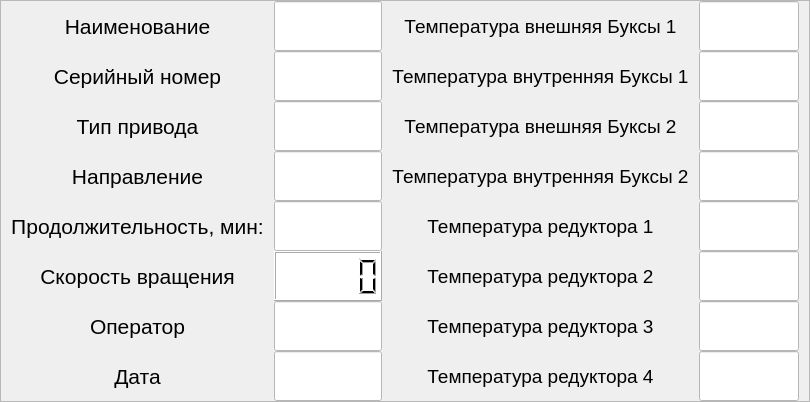
            <widget class="QFrame" name="run_test_frame">
             <property name="maximumSize">
              <size>
               <width>16777215</width>
               <height>16777215</height>
              </size>
             </property>
             <property name="frameShape">
              <enum>QFrame::StyledPanel</enum>
             </property>
             <property name="frameShadow">
              <enum>QFrame::Raised</enum>
             </property>
             <layout class="QGridLayout" name="gridLayout_4">
              <property name="leftMargin">
               <number>10</number>
              </property>
              <property name="topMargin">
               <number>0</number>
              </property>
              <property name="rightMargin">
               <number>10</number>
              </property>
              <property name="bottomMargin">
               <number>0</number>
              </property>
              <property name="horizontalSpacing">
               <number>10</number>
              </property>
              <property name="verticalSpacing">
               <number>0</number>
              </property>
              <item row="14" column="0">
               <widget class="QLabel" name="run_test_label7">
                <property name="maximumSize">
                 <size>
                  <width>16777215</width>
                  <height>80</height>
                 </size>
                </property>
                <property name="font">
                 <font>
                  <family>Arial</family>
                  <pointsize>16</pointsize>
                 </font>
                </property>
                <property name="styleSheet">
                 <string notr="true"/>
                </property>
                <property name="text">
                 <string>Оператор</string>
                </property>
                <property name="alignment">
                 <set>Qt::AlignCenter</set>
                </property>
               </widget>
              </item>
              <item row="5" column="13">
               <widget class="QLineEdit" name="run_test_temp4_lineEdit">
                <property name="minimumSize">
                 <size>
                  <width>0</width>
                  <height>50</height>
                 </size>
                </property>
                <property name="maximumSize">
                 <size>
                  <width>100</width>
                  <height>50</height>
                 </size>
                </property>
                <property name="styleSheet">
                 <string notr="true">background-color: rgb(255, 255, 255);
font: 75 20pt &quot;Arial&quot;;</string>
                </property>
                <property name="text">
                 <string/>
                </property>
                <property name="alignment">
                 <set>Qt::AlignCenter</set>
                </property>
                <property name="readOnly">
                 <bool>true</bool>
                </property>
               </widget>
              </item>
              <item row="5" column="0">
               <widget class="QLabel" name="run_test_label4">
                <property name="maximumSize">
                 <size>
                  <width>16777215</width>
                  <height>80</height>
                 </size>
                </property>
                <property name="font">
                 <font>
                  <family>Arial</family>
                  <pointsize>16</pointsize>
                 </font>
                </property>
                <property name="styleSheet">
                 <string notr="true"/>
                </property>
                <property name="text">
                 <string>Направление</string>
                </property>
                <property name="alignment">
                 <set>Qt::AlignCenter</set>
                </property>
               </widget>
              </item>
              <item row="3" column="7">
               <widget class="QLineEdit" name="run_test_gear_lineEdit">
                <property name="minimumSize">
                 <size>
                  <width>0</width>
                  <height>50</height>
                 </size>
                </property>
                <property name="maximumSize">
                 <size>
                  <width>200</width>
                  <height>50</height>
                 </size>
                </property>
                <property name="styleSheet">
                 <string notr="true">background-color: rgb(255, 255, 255);
font: 75 20pt &quot;Arial&quot;;</string>
                </property>
                <property name="alignment">
                 <set>Qt::AlignCenter</set>
                </property>
                <property name="readOnly">
                 <bool>true</bool>
                </property>
               </widget>
              </item>
              <item row="14" column="10">
               <widget class="QLabel" name="run_test_label15">
                <property name="maximumSize">
                 <size>
                  <width>16777215</width>
                  <height>80</height>
                 </size>
                </property>
                <property name="font">
                 <font>
                  <family>Arial</family>
                  <pointsize>14</pointsize>
                 </font>
                </property>
                <property name="styleSheet">
                 <string notr="true"/>
                </property>
                <property name="text">
                 <string>Температура редуктора 3</string>
                </property>
                <property name="alignment">
                 <set>Qt::AlignCenter</set>
                </property>
               </widget>
              </item>
              <item row="3" column="10">
               <widget class="QLabel" name="run_test_label11">
                <property name="maximumSize">
                 <size>
                  <width>16777215</width>
                  <height>80</height>
                 </size>
                </property>
                <property name="font">
                 <font>
                  <family>Arial</family>
                  <pointsize>14</pointsize>
                 </font>
                </property>
                <property name="styleSheet">
                 <string notr="true"/>
                </property>
                <property name="text">
                 <string>Температура внешняя Буксы 2</string>
                </property>
                <property name="alignment">
                 <set>Qt::AlignCenter</set>
                </property>
               </widget>
              </item>
              <item row="2" column="7">
               <widget class="QLineEdit" name="run_test_serial_lineEdit">
                <property name="minimumSize">
                 <size>
                  <width>0</width>
                  <height>50</height>
                 </size>
                </property>
                <property name="maximumSize">
                 <size>
                  <width>200</width>
                  <height>50</height>
                 </size>
                </property>
                <property name="styleSheet">
                 <string notr="true">background-color: rgb(255, 255, 255);
font: 75 20pt &quot;Arial&quot;;</string>
                </property>
                <property name="alignment">
                 <set>Qt::AlignCenter</set>
                </property>
                <property name="readOnly">
                 <bool>true</bool>
                </property>
               </widget>
              </item>
              <item row="2" column="0">
               <widget class="QLabel" name="run_test_label2">
                <property name="maximumSize">
                 <size>
                  <width>16777215</width>
                  <height>80</height>
                 </size>
                </property>
                <property name="font">
                 <font>
                  <family>Arial</family>
                  <pointsize>16</pointsize>
                 </font>
                </property>
                <property name="styleSheet">
                 <string notr="true"/>
                </property>
                <property name="text">
                 <string>Серийный номер</string>
                </property>
                <property name="alignment">
                 <set>Qt::AlignCenter</set>
                </property>
               </widget>
              </item>
              <item row="6" column="0">
               <widget class="QLabel" name="run_test_label5">
                <property name="maximumSize">
                 <size>
                  <width>16777215</width>
                  <height>80</height>
                 </size>
                </property>
                <property name="font">
                 <font>
                  <family>Arial</family>
                  <pointsize>16</pointsize>
                 </font>
                </property>
                <property name="styleSheet">
                 <string notr="true"/>
                </property>
                <property name="text">
                 <string>Продолжительность, мин:</string>
                </property>
                <property name="alignment">
                 <set>Qt::AlignCenter</set>
                </property>
               </widget>
              </item>
              <item row="2" column="10">
               <widget class="QLabel" name="run_test_label10">
                <property name="maximumSize">
                 <size>
                  <width>16777215</width>
                  <height>80</height>
                 </size>
                </property>
                <property name="font">
                 <font>
                  <family>Arial</family>
                  <pointsize>14</pointsize>
                 </font>
                </property>
                <property name="styleSheet">
                 <string notr="true"/>
                </property>
                <property name="text">
                 <string>Температура внутренняя Буксы 1</string>
                </property>
                <property name="alignment">
                 <set>Qt::AlignCenter</set>
                </property>
               </widget>
              </item>
              <item row="14" column="7">
               <widget class="QLineEdit" name="run_test_oper_lineEdit">
                <property name="minimumSize">
                 <size>
                  <width>0</width>
                  <height>50</height>
                 </size>
                </property>
                <property name="maximumSize">
                 <size>
                  <width>350</width>
                  <height>50</height>
                 </size>
                </property>
                <property name="styleSheet">
                 <string notr="true">background-color: rgb(255, 255, 255);
font: 75 20pt &quot;Arial&quot;;</string>
                </property>
                <property name="alignment">
                 <set>Qt::AlignCenter</set>
                </property>
                <property name="readOnly">
                 <bool>true</bool>
                </property>
               </widget>
              </item>
              <item row="15" column="0">
               <widget class="QLabel" name="run_test_label8">
                <property name="maximumSize">
                 <size>
                  <width>16777215</width>
                  <height>80</height>
                 </size>
                </property>
                <property name="font">
                 <font>
                  <family>Arial</family>
                  <pointsize>16</pointsize>
                 </font>
                </property>
                <property name="styleSheet">
                 <string notr="true"/>
                </property>
                <property name="text">
                 <string>Дата</string>
                </property>
                <property name="alignment">
                 <set>Qt::AlignCenter</set>
                </property>
               </widget>
              </item>
              <item row="15" column="7">
               <widget class="QLineEdit" name="run_test_date_lineEdit">
                <property name="minimumSize">
                 <size>
                  <width>0</width>
                  <height>50</height>
                 </size>
                </property>
                <property name="maximumSize">
                 <size>
                  <width>350</width>
                  <height>50</height>
                 </size>
                </property>
                <property name="styleSheet">
                 <string notr="true">background-color: rgb(255, 255, 255);
font: 75 20pt &quot;Arial&quot;;</string>
                </property>
                <property name="text">
                 <string/>
                </property>
                <property name="alignment">
                 <set>Qt::AlignCenter</set>
                </property>
                <property name="readOnly">
                 <bool>true</bool>
                </property>
               </widget>
              </item>
              <item row="1" column="13">
               <widget class="QLineEdit" name="run_test_temp1_lineEdit">
                <property name="minimumSize">
                 <size>
                  <width>0</width>
                  <height>50</height>
                 </size>
                </property>
                <property name="maximumSize">
                 <size>
                  <width>100</width>
                  <height>50</height>
                 </size>
                </property>
                <property name="styleSheet">
                 <string notr="true">background-color: rgb(255, 255, 255);
font: 75 20pt &quot;Arial&quot;;</string>
                </property>
                <property name="alignment">
                 <set>Qt::AlignCenter</set>
                </property>
                <property name="readOnly">
                 <bool>true</bool>
                </property>
               </widget>
              </item>
              <item row="12" column="13">
               <widget class="QLineEdit" name="run_test_temp6_lineEdit">
                <property name="minimumSize">
                 <size>
                  <width>0</width>
                  <height>50</height>
                 </size>
                </property>
                <property name="maximumSize">
                 <size>
                  <width>100</width>
                  <height>50</height>
                 </size>
                </property>
                <property name="styleSheet">
                 <string notr="true">background-color: rgb(255, 255, 255);
font: 75 20pt &quot;Arial&quot;;</string>
                </property>
                <property name="alignment">
                 <set>Qt::AlignCenter</set>
                </property>
                <property name="readOnly">
                 <bool>true</bool>
                </property>
               </widget>
              </item>
              <item row="6" column="7">
               <widget class="QLineEdit" name="run_test_time_lineEdit">
                <property name="minimumSize">
                 <size>
                  <width>0</width>
                  <height>50</height>
                 </size>
                </property>
                <property name="maximumSize">
                 <size>
                  <width>200</width>
                  <height>50</height>
                 </size>
                </property>
                <property name="styleSheet">
                 <string notr="true">background-color: rgb(255, 255, 255);
font: 75 20pt &quot;Arial&quot;;</string>
                </property>
                <property name="text">
                 <string/>
                </property>
                <property name="alignment">
                 <set>Qt::AlignCenter</set>
                </property>
                <property name="readOnly">
                 <bool>true</bool>
                </property>
               </widget>
              </item>
              <item row="3" column="0">
               <widget class="QLabel" name="run_test_label3">
                <property name="maximumSize">
                 <size>
                  <width>16777215</width>
                  <height>80</height>
                 </size>
                </property>
                <property name="font">
                 <font>
                  <family>Arial</family>
                  <pointsize>16</pointsize>
                 </font>
                </property>
                <property name="styleSheet">
                 <string notr="true"/>
                </property>
                <property name="text">
                 <string>Тип привода</string>
                </property>
                <property name="alignment">
                 <set>Qt::AlignCenter</set>
                </property>
               </widget>
              </item>
              <item row="6" column="13">
               <widget class="QLineEdit" name="run_test_temp5_lineEdit">
                <property name="minimumSize">
                 <size>
                  <width>0</width>
                  <height>50</height>
                 </size>
                </property>
                <property name="maximumSize">
                 <size>
                  <width>100</width>
                  <height>50</height>
                 </size>
                </property>
                <property name="styleSheet">
                 <string notr="true">background-color: rgb(255, 255, 255);
font: 75 20pt &quot;Arial&quot;;</string>
                </property>
                <property name="alignment">
                 <set>Qt::AlignCenter</set>
                </property>
                <property name="readOnly">
                 <bool>true</bool>
                </property>
               </widget>
              </item>
              <item row="1" column="10">
               <widget class="QLabel" name="run_test_label9">
                <property name="maximumSize">
                 <size>
                  <width>16777215</width>
                  <height>80</height>
                 </size>
                </property>
                <property name="font">
                 <font>
                  <family>Arial</family>
                  <pointsize>14</pointsize>
                 </font>
                </property>
                <property name="styleSheet">
                 <string notr="true"/>
                </property>
                <property name="text">
                 <string>Температура внешняя Буксы 1</string>
                </property>
                <property name="alignment">
                 <set>Qt::AlignCenter</set>
                </property>
               </widget>
              </item>
              <item row="1" column="0">
               <widget class="QLabel" name="run_test_label">
                <property name="maximumSize">
                 <size>
                  <width>16777215</width>
                  <height>80</height>
                 </size>
                </property>
                <property name="font">
                 <font>
                  <family>Arial</family>
                  <pointsize>16</pointsize>
                 </font>
                </property>
                <property name="styleSheet">
                 <string notr="true"/>
                </property>
                <property name="text">
                 <string>Наименование</string>
                </property>
                <property name="alignment">
                 <set>Qt::AlignCenter</set>
                </property>
               </widget>
              </item>
              <item row="5" column="10">
               <widget class="QLabel" name="run_test_label12">
                <property name="maximumSize">
                 <size>
                  <width>16777215</width>
                  <height>80</height>
                 </size>
                </property>
                <property name="font">
                 <font>
                  <family>Arial</family>
                  <pointsize>14</pointsize>
                 </font>
                </property>
                <property name="styleSheet">
                 <string notr="true"/>
                </property>
                <property name="text">
                 <string>Температура внутренняя Буксы 2</string>
                </property>
                <property name="alignment">
                 <set>Qt::AlignCenter</set>
                </property>
               </widget>
              </item>
              <item row="6" column="10">
               <widget class="QLabel" name="run_test_label13">
                <property name="maximumSize">
                 <size>
                  <width>16777215</width>
                  <height>80</height>
                 </size>
                </property>
                <property name="font">
                 <font>
                  <family>Arial</family>
                  <pointsize>14</pointsize>
                 </font>
                </property>
                <property name="styleSheet">
                 <string notr="true"/>
                </property>
                <property name="text">
                 <string>Температура редуктора 1</string>
                </property>
                <property name="alignment">
                 <set>Qt::AlignCenter</set>
                </property>
               </widget>
              </item>
              <item row="12" column="0">
               <widget class="QLabel" name="run_test_label6">
                <property name="maximumSize">
                 <size>
                  <width>16777215</width>
                  <height>80</height>
                 </size>
                </property>
                <property name="font">
                 <font>
                  <family>Arial</family>
                  <pointsize>16</pointsize>
                 </font>
                </property>
                <property name="styleSheet">
                 <string notr="true"/>
                </property>
                <property name="text">
                 <string>Скорость вращения</string>
                </property>
                <property name="alignment">
                 <set>Qt::AlignCenter</set>
                </property>
               </widget>
              </item>
              <item row="2" column="13">
               <widget class="QLineEdit" name="run_test_temp2_lineEdit">
                <property name="minimumSize">
                 <size>
                  <width>0</width>
                  <height>50</height>
                 </size>
                </property>
                <property name="maximumSize">
                 <size>
                  <width>100</width>
                  <height>50</height>
                 </size>
                </property>
                <property name="styleSheet">
                 <string notr="true">background-color: rgb(255, 255, 255);
font: 75 20pt &quot;Arial&quot;;</string>
                </property>
                <property name="alignment">
                 <set>Qt::AlignCenter</set>
                </property>
                <property name="readOnly">
                 <bool>true</bool>
                </property>
               </widget>
              </item>
              <item row="15" column="10">
               <widget class="QLabel" name="run_test_label16">
                <property name="maximumSize">
                 <size>
                  <width>16777215</width>
                  <height>80</height>
                 </size>
                </property>
                <property name="font">
                 <font>
                  <family>Arial</family>
                  <pointsize>14</pointsize>
                 </font>
                </property>
                <property name="styleSheet">
                 <string notr="true"/>
                </property>
                <property name="text">
                 <string>Температура редуктора 4</string>
                </property>
                <property name="alignment">
                 <set>Qt::AlignCenter</set>
                </property>
               </widget>
              </item>
              <item row="14" column="13">
               <widget class="QLineEdit" name="run_test_temp7_lineEdit">
                <property name="minimumSize">
                 <size>
                  <width>0</width>
                  <height>50</height>
                 </size>
                </property>
                <property name="maximumSize">
                 <size>
                  <width>100</width>
                  <height>50</height>
                 </size>
                </property>
                <property name="styleSheet">
                 <string notr="true">background-color: rgb(255, 255, 255);
font: 75 20pt &quot;Arial&quot;;</string>
                </property>
                <property name="alignment">
                 <set>Qt::AlignCenter</set>
                </property>
                <property name="readOnly">
                 <bool>true</bool>
                </property>
               </widget>
              </item>
              <item row="1" column="7">
               <widget class="QLineEdit" name="run_test_name_lineEdit">
                <property name="minimumSize">
                 <size>
                  <width>0</width>
                  <height>50</height>
                 </size>
                </property>
                <property name="maximumSize">
                 <size>
                  <width>350</width>
                  <height>50</height>
                 </size>
                </property>
                <property name="styleSheet">
                 <string notr="true">background-color: rgb(255, 255, 255);
font: 75 20pt &quot;Arial&quot;;</string>
                </property>
                <property name="text">
                 <string/>
                </property>
                <property name="alignment">
                 <set>Qt::AlignCenter</set>
                </property>
                <property name="readOnly">
                 <bool>true</bool>
                </property>
               </widget>
              </item>
              <item row="15" column="13">
               <widget class="QLineEdit" name="run_test_temp8_lineEdit">
                <property name="minimumSize">
                 <size>
                  <width>0</width>
                  <height>50</height>
                 </size>
                </property>
                <property name="maximumSize">
                 <size>
                  <width>100</width>
                  <height>50</height>
                 </size>
                </property>
                <property name="styleSheet">
                 <string notr="true">background-color: rgb(255, 255, 255);
font: 75 20pt &quot;Arial&quot;;</string>
                </property>
                <property name="alignment">
                 <set>Qt::AlignCenter</set>
                </property>
                <property name="readOnly">
                 <bool>true</bool>
                </property>
               </widget>
              </item>
              <item row="3" column="13">
               <widget class="QLineEdit" name="run_test_temp3_lineEdit">
                <property name="minimumSize">
                 <size>
                  <width>0</width>
                  <height>50</height>
                 </size>
                </property>
                <property name="maximumSize">
                 <size>
                  <width>100</width>
                  <height>50</height>
                 </size>
                </property>
                <property name="styleSheet">
                 <string notr="true">background-color: rgb(255, 255, 255);
font: 75 20pt &quot;Arial&quot;;</string>
                </property>
                <property name="alignment">
                 <set>Qt::AlignCenter</set>
                </property>
                <property name="readOnly">
                 <bool>true</bool>
                </property>
               </widget>
              </item>
              <item row="5" column="7">
               <widget class="QLineEdit" name="run_test_direct_lineEdit">
                <property name="minimumSize">
                 <size>
                  <width>0</width>
                  <height>50</height>
                 </size>
                </property>
                <property name="maximumSize">
                 <size>
                  <width>200</width>
                  <height>50</height>
                 </size>
                </property>
                <property name="styleSheet">
                 <string notr="true">background-color: rgb(255, 255, 255);
font: 75 20pt &quot;Arial&quot;;</string>
                </property>
                <property name="alignment">
                 <set>Qt::AlignCenter</set>
                </property>
                <property name="readOnly">
                 <bool>true</bool>
                </property>
               </widget>
              </item>
              <item row="12" column="10">
               <widget class="QLabel" name="run_test_label14">
                <property name="maximumSize">
                 <size>
                  <width>16777215</width>
                  <height>80</height>
                 </size>
                </property>
                <property name="font">
                 <font>
                  <family>Arial</family>
                  <pointsize>14</pointsize>
                 </font>
                </property>
                <property name="styleSheet">
                 <string notr="true"/>
                </property>
                <property name="text">
                 <string>Температура редуктора 2</string>
                </property>
                <property name="alignment">
                 <set>Qt::AlignCenter</set>
                </property>
               </widget>
              </item>
              <item row="12" column="7">
               <widget class="QLCDNumber" name="lcdNumber">
                <property name="maximumSize">
                 <size>
                  <width>200</width>
                  <height>50</height>
                 </size>
                </property>
                <property name="styleSheet">
                 <string notr="true">background-color: rgb(255, 255, 255);
font: 75 20pt &quot;Arial&quot;;</string>
                </property>
                <property name="frameShape">
                 <enum>QFrame::Box</enum>
                </property>
               </widget>
              </item>
             </layout>
            </widget>
